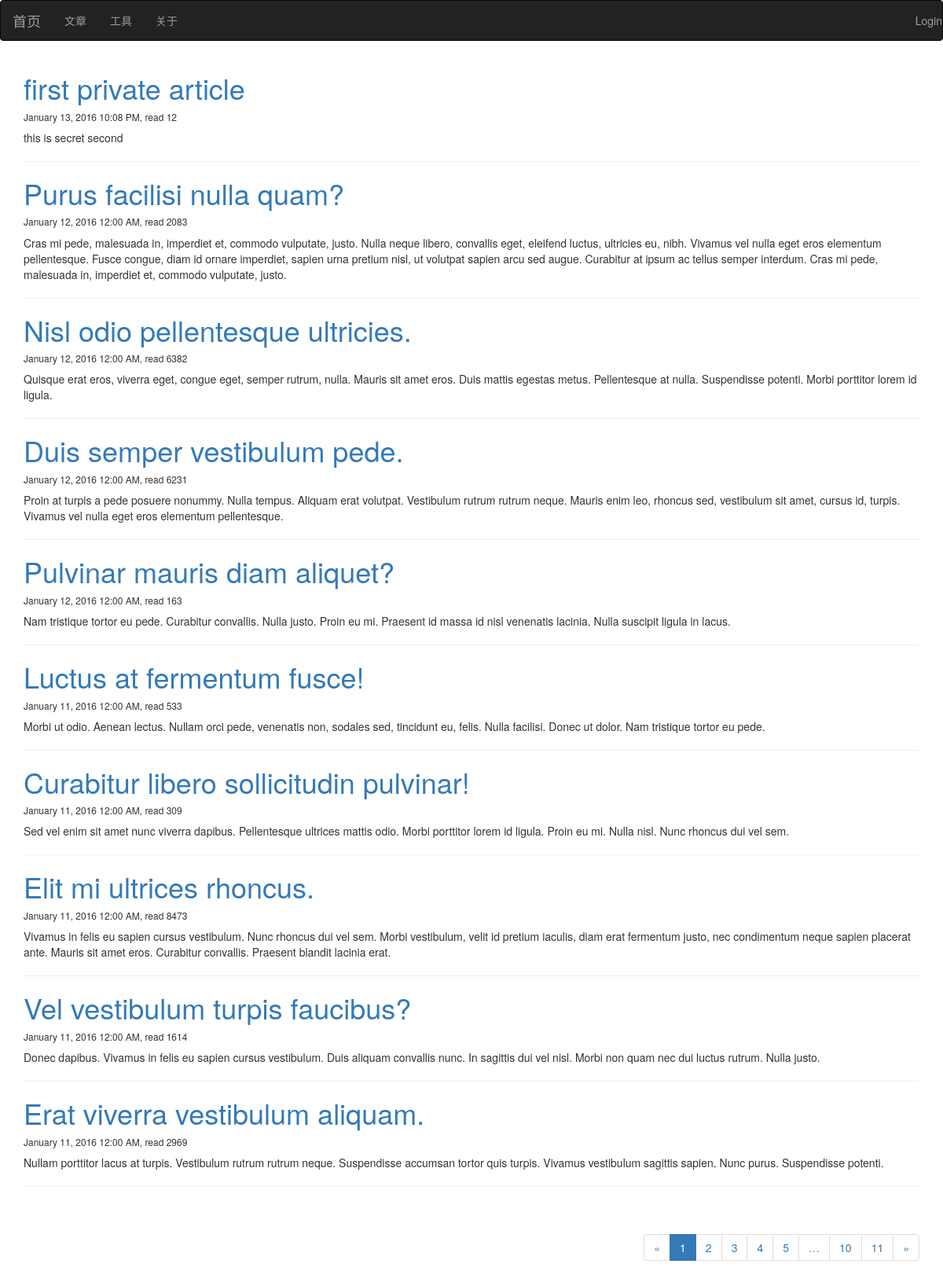
Before: / with the older database file.
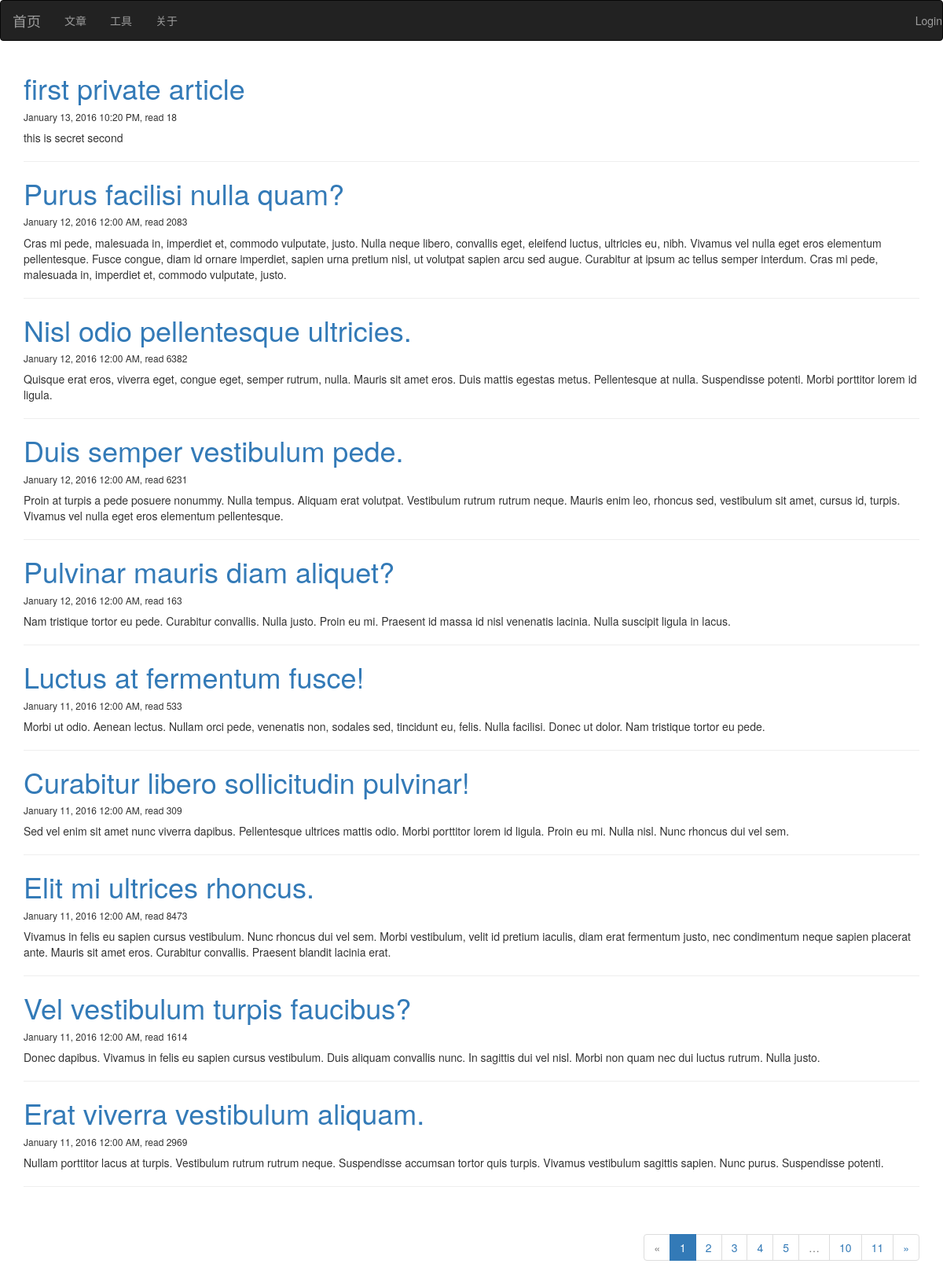
After: the same page with the newer database file.
### main.py (models this page shows, shortened)
class Article(db.Model):
    __tablename__ = 'articles'
    id = db.Column(db.Integer, primary_key=True)
    title = db.Column(db.Unicode(128), unique=True, index=True, nullable=True)
    content = db.Column(db.UnicodeText)
    content_size = db.Column(db.Integer)
    time_created = db.Column(db.DateTime, index=True, default=datetime.now())
    time_modified = db.Column(db.DateTime, index=True, default=datetime.now())
    read_count = db.Column(db.Integer)
    private = db.Column(db.Boolean) # non-public, or hidden

### main.py (the view)
@app.route('/')
def index():
    page = request.args.get('page', 1, type=int)
    pagination = Article.query.order_by(Article.time_modified.desc()).paginate(
                    page, per_page=app.config['TEABLOG_ARTICLES_PER_PAGE'], error_out=True)
    articles = pagination.items
    return render_template('index.html', articles=articles, pagination=pagination)

### templates/index.html (shortened to what this page needs)
{% extends 'base.html' %}
{% import '_macros.html' as macros %}
{% block page_content %}
{% for article in articles %}
<div class="post">
	<h1 class="post-title"><a href="{{ url_for('article', id=article.id) }}">{{ article.title }}</a></h1>
    <p class="date"><h6>{{ moment(article.time_modified).format('LLL') }}, read {{ article.read_count }}</h6></p>
	<div class="post_body">{{ article.content }}</div>
    <hr>
</div>
{% endfor %}
{% if pagination %}
<div class="pagination pull-right">
    {{ macros.pagination_widget(pagination, 'index') }}
</div>
{% endif %}
{% endblock %}

### templates/base.html (shortened to what this page needs)
{% extends 'bootstrap/base.html' %}
{% block head %}
{{ super() }}
{% endblock %}
{% block navbar %}
<div class="navbar navbar-inverse" role="navigation">
	<div class="navbar-header">
		<a class="navbar-brand" href="{{ url_for('index') }}">首页</a>
	</div>
	<div>
		<ul class="nav navbar-nav">
			{% if current_user.is_authenticated() %}
            <li class="dropdown">
                <a href="{{ url_for('articles') }}" class="dropdown-toggle" data-toggle="dropdown">文章<b class="caret"></b></a>
                <ul class="dropdown-menu">
                   <li><a href="{{ url_for('articles') }}">所有文章</a></li>
                   <li><a href="{{ url_for('edit', opid='new') }}">写文章</a></li>
                </ul>
            </li>
			{% else %}
            <li><a href="{{ url_for('articles') }}">文章</a></li>
			{% endif %}
			<li><a href="{{ url_for('tools') }}">工具</a></li>
			<li><a href="{{ url_for('about') }}">关于</a></li>
		</ul>
		<ul class="nav navbar-nav navbar-right">
			{% if current_user.is_authenticated() %}
				<li ><a href="{{ url_for('logout') }}">Logout</a></li>
			{% else %}
				<li ><a href="{{ url_for('login') }}">Login</a></li>
			{% endif %}
		</ul>
	</div>
</div>
{% endblock %}
{% block content %}
<div class="container">
	{% block page_content %}
	{% endblock %}
</div>
{% endblock %}

### templates/_macros.html
{% macro pagination_widget(pagination, endpoint) %}
<ul class="pagination">
    <li{%if not pagination.has_prev %} class="disabled"{% endif %}>
        <a href="{% if pagination.has_prev %}{{ url_for(endpoint, page=pagination.page-1, **kwargs) }}{% else %}#{% endif %}">
            &laquo;
        </a>
    </li>
    {% for p in pagination.iter_pages() %}
        {% if p %}
            {% if p == pagination.page %}
            <li class="active"><a href="{{ url_for(endpoint, page=p, **kwargs) }}">{{ p }}</a></li>
            {% else %}
            <li><a href="{{ url_for(endpoint, page=p, **kwargs) }}">{{ p }}</a></li>
            {% endif %}
        {% else %}
            <li class="disabled"><a href="#">&hellip;</a></li>
        {% endif %}
    {% endfor %}
    <li{%if not pagination.has_next %} class="disabled"{% endif %}>
        <a href="{% if pagination.has_next %}{{ url_for(endpoint, page=pagination.page+1, **kwargs) }}{% else %}#{% endif %}">
            &raquo;
        </a>
    </li>
</ul>
{% endmacro %}

Changed rows visible on the page:
changed Article "first private article": time_modified "January 13, 2016 10:08 PM" → "January 13, 2016 10:20 PM"; read_count "12" → "18"
